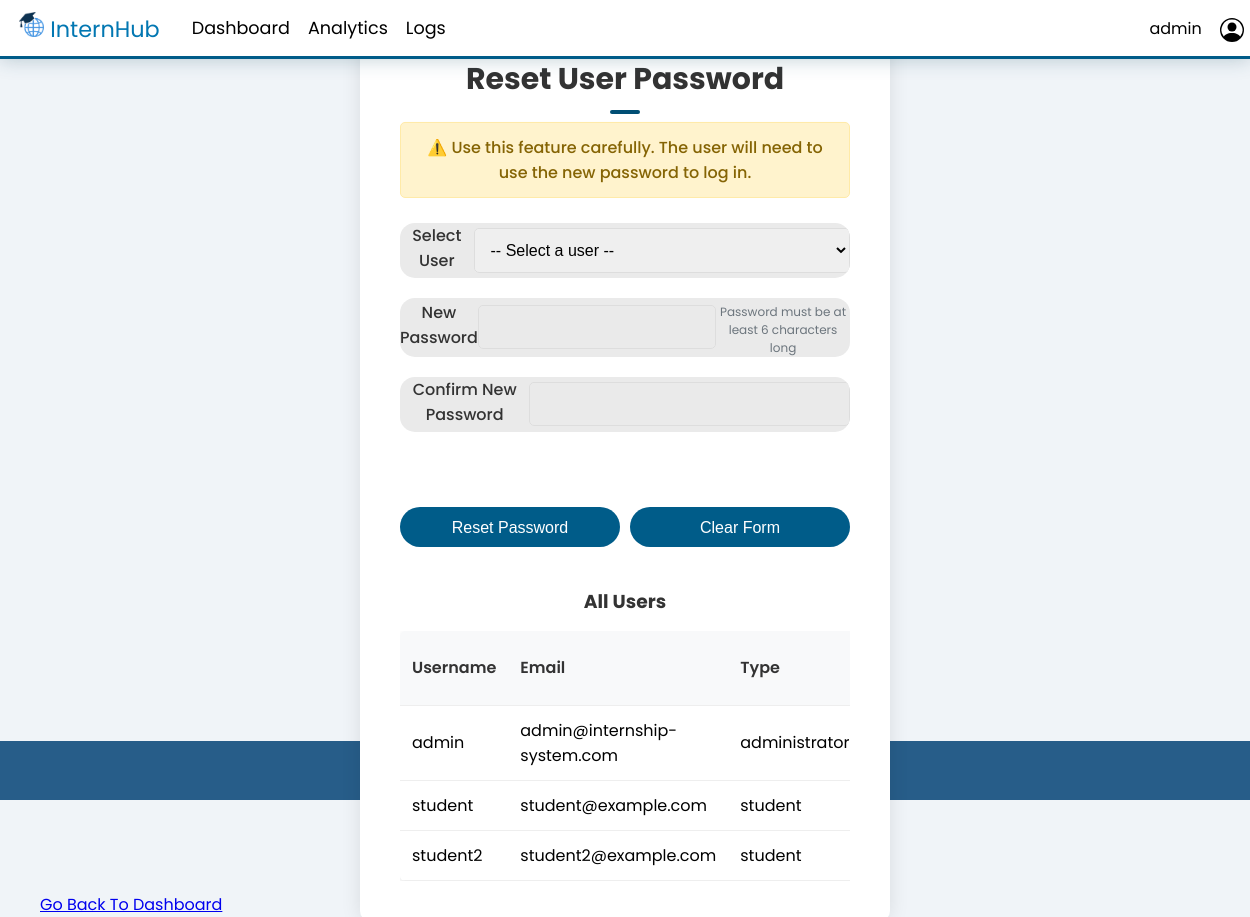
/pages/admin/reset_user_password.php (signed in), run on an earlier commit of the app's database.
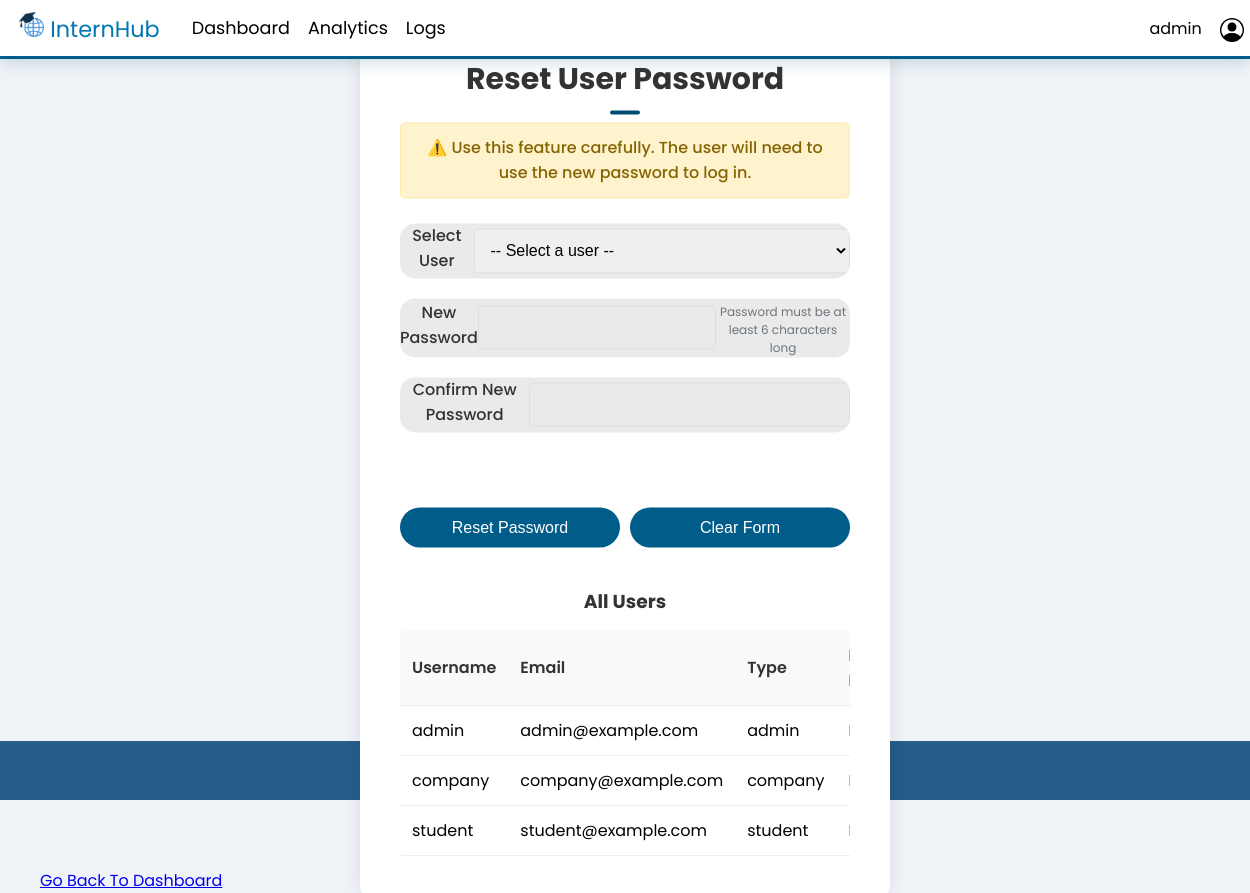
And on a later commit of the database.
### tables this page shows
CREATE TABLE users (
    user_id INT AUTO_INCREMENT PRIMARY KEY,
    username VARCHAR(50) NOT NULL UNIQUE,
    email VARCHAR(100) NOT NULL UNIQUE,
    password_hash VARCHAR(255) NOT NULL,
    user_type_id INT NOT NULL,
    last_login TIMESTAMP NULL,
    created_at TIMESTAMP DEFAULT CURRENT_TIMESTAMP,
    updated_at TIMESTAMP DEFAULT CURRENT_TIMESTAMP ON UPDATE CURRENT_TIMESTAMP,
    FOREIGN KEY (user_type_id) REFERENCES user_types(type_id)
);

CREATE TABLE user_types (
    type_id INT AUTO_INCREMENT PRIMARY KEY,
    type_name VARCHAR(50) NOT NULL UNIQUE,
    type_description TEXT,
    created_at TIMESTAMP DEFAULT CURRENT_TIMESTAMP
);

### includes/config.php (called while the page is built, shortened)
<?php
$root_path = isset($_ENV['PATH_PREFIX']) ? $_ENV['PATH_PREFIX'] : '/internship-tracker';
$pages_path = $root_path . '/pages';
$assets_path = $root_path . '/assets';
function escape($data) {
    if (isset($data)) {
        return htmlspecialchars($data, ENT_QUOTES, 'UTF-8');
    } else {
        return '';
    }
}
?>

### pages/admin/reset_user_password.php (the view, shortened to what this page needs)
<?php
require_once '../../includes/config.php';
global $pages_path, $assets_path;
require_once '../../includes/header.php';
?>
<div class="admin-container">
    <?php require_once '../../includes/admin_back_to_dash.php'; ?>
    <div class="admin-content">
        <div class="form-box">
            <h1>Reset User Password</h1>
            <p class="warning-text">⚠️ Use this feature carefully. The user will need to use the new password to log in.</p>
            <form method="POST" action="" id="adminResetForm">
                <div class="input-group">
                    <div class="input-field">
                        <label for="target_user_id">Select User</label>
                        <select id="target_user_id" name="target_user_id" required>
                            <option value="">-- Select a user --</option>
                        </select>
                    </div>
                    <div class="input-field">
                        <label for="new_password">New Password</label>
                        <input type="password" id="new_password" name="new_password" required minlength="6">
                        <small>Password must be at least 6 characters long</small>
                    </div>
                    <div class="input-field">
                        <label for="confirm_password">Confirm New Password</label>
                        <input type="password" id="confirm_password" name="confirm_password" required minlength="6">
                    </div>
                </div>
                <div class="btn-field">
                    <button type="submit" name="admin_reset_password" class="btn-primary"
                            onclick="return confirm('Are you sure you want to reset this user\'s password?')">
                        Reset Password
                    </button>
                    <button type="button" class="btn-secondary" onclick="clearForm()">Clear Form</button>
                </div>
            </form>
            <div class="user-list">
                <h3>All Users</h3>
                <div class="users-table">
                    <table>
                        <thead>
                            <tr>
                                <th>Username</th>
                                <th>Email</th>
                                <th>Type</th>
                                <th>Last Login</th>
                            </tr>
                        </thead>
                        <tbody>
                            <?php
                            $users_with_login_sql = "SELECT u.username, u.email, ut.type_name, u.last_login
                                                   FROM users u
                                                   JOIN user_types ut ON u.user_type_id = ut.type_id
                                                   ORDER BY u.username";
                            $users_with_login_stmt = $db->prepare($users_with_login_sql);
                            $users_with_login_stmt->execute();
                            $users_with_login = $users_with_login_stmt->fetchAll();
                            foreach ($users_with_login as $user):
                            ?>
                                <tr>
                                    <td><?php echo escape($user['username']); ?></td>
                                    <td><?php echo escape($user['email']); ?></td>
                                    <td><?php echo escape($user['type_name']); ?></td>
                                    <td><?php echo $user['last_login'] ? date('Y-m-d H:i', strtotime($user['last_login'])) : 'Never'; ?></td>
                                </tr>
                            <?php endforeach; ?>
                        </tbody>
                    </table>
                </div>
            </div>
        </div>
    </div>
</div>
<?php
require_once '../../includes/footer.php';
?>

### includes/header.php (shortened to what this page needs)
<?php
require_once 'config.php';
global $root_path, $pages_path, $assets_path;
?>
<!DOCTYPE html>
<html lang="en">
<head>
    <link rel="stylesheet" href="<?php echo $assets_path; ?>/css/style.css">
</head>
<body>
    <header>
        <div class="nav-container">
            <nav class="nav-bar">
                <div class="nav-brand">
                    <a class="nav-brand-link" href="<?php echo $root_path; ?>/index.php">
                        <img src="<?php echo $assets_path; ?>/images/logo.webp" class="nav-brand-logo" alt="InternHub Logo">
                        <span class="nav-brand-name">InternHub</span>
                    </a>
                </div>
                <div class="nav-links-container">
                    <div class="nav-links">
                        <?php if (isset($_SESSION['role'])): ?>
                            <?php if ($_SESSION['role'] === 'student'): ?>
                                <a href="<?php echo $pages_path; ?>/student/profile.php">My Profile</a>
                                <a href="<?php echo $pages_path; ?>/student/find_internships.php">Find Internships</a>
                                <a href="<?php echo $pages_path; ?>/student/my_applications.php">My Applications</a>
                            <?php elseif ($_SESSION['role'] === 'admin'): ?>
                                <a href="<?php echo $pages_path; ?>/admin/index.php">Dashboard</a>
                                <a href="<?php echo $pages_path; ?>/admin/analytics.php">Analytics</a>
                                <a href="<?php echo $pages_path; ?>/admin/system_logs.php">Logs</a>
                            <?php endif; ?>
                        <?php endif; ?>
                    </div>
                    <div class="nav-user nav-links dropdown">
                        <?php if (isset($_SESSION['role'])): ?>
                            <span class="nav-user-name">
                                <?php echo escape($_SESSION['username']); ?>
                            </span>
                            <span class="nav-user-icon">
                            </span>
                        <?php endif; ?>
                    </div>
                </div>
            </nav>
        </div>
    </header>
    <div class="main-container">
        <div class="content">

### includes/admin_back_to_dash.php
<?php
require_once 'config.php';
global $pages_path;
?>
            <div class="gbt-dash">
                <a href="<?php echo $pages_path; ?>/admin/index.php">Go Back To Dashboard</a>
            </div>

### includes/footer.php
        </div>
    </div>
    <footer>
        <p>&copy; <?php echo date('Y'); ?> InternHub. All Rights Reserved.</p>
    </footer>
</body>
</html>

### assets/css/style.css (style rules this page uses)
body { font-family: 'Poppins', sans-serif; margin: 0; padding: 0; background-color: #f0f4f8; min-height: 100vh; display: flex; flex-direction: column; }
.main-container { flex: 1 0 auto; display: flex; flex-direction: column; }
.content { flex: 1; margin-top: 7dvh; padding: 20px; }
footer { width: 100%; color: rgb(248, 252, 255); background-color: rgb(39, 93, 137); text-align: center; padding: 1px 0 1px 0; flex-shrink: 0; }
.nav-container { display: flex; align-items: center; justify-content: space-between; background-color: #ffffff; top: 0; left: 0; width: 100%; height: fit-content; border-bottom: rgb(0, 92, 137) 3px solid; box-shadow: 0px 0px 20px 0px rgba(36, 86, 107, 0.29); position: fixed; z-index: 1001; }
.nav-bar { display: flex; align-items: center; width: 100%; height: 7dvh; z-index: 1002; }
.nav-brand { display: flex; align-items: center; gap: 10px; color: rgb(0, 92, 137); font-size: 1.5rem; text-decoration: none; margin-left: 1.5dvw; }
.nav-brand-logo { height: 25px; width: 25px; border-radius: 8px; }
.nav-brand-link { text-decoration: inherit; color: inherit; }
.nav-brand-name { text-decoration: inherit; font-size: 1.4rem; color: rgb(2, 119, 178); }
.nav-links-container { display: flex; align-items: center; flex: 1; }
.nav-links { display: flex; align-items: center; gap: 18px; margin-left: 32px; }
.nav-links a { color: rgb(0, 0, 0); font-size: 1.1rem; transition: color 0.2s ease; text-decoration: none; }
.nav-user { display: flex; align-items: center; justify-content: flex-end; margin-left: auto; }
.nav-user-icon { padding-right: 0.5dvw; font-size: 2.4rem; cursor: pointer; }
.nav-user-name { font-size: 1rem; position: relative; }
.dropdown { position: relative; }
.form-box { width: 90%; max-width: 450px; position: absolute; top: 50%; left: 50%; transform: translate(-50%, -50%); background: #fff; padding: 20px 50px 40px; text-align: center; border-radius: 45px; box-shadow: 12px 12px 12px rgba(0, 0, 0, 0.1); }
.form-box h1 { font-size: 30px; margin-bottom: 60px; color: rgb(0, 92, 137); position: relative; }
.form-box h1::after { content: ''; width: 30px; height: 4px; border-radius: 5px; background: rgb(0, 78, 116); position: absolute; bottom: -12px; left: 50%; transform: translate(-50%); }
.input-field { background: #eaeaea; margin: 15px 0; border-radius: 15px; display: flex; align-items: center; max-height: 65px; transition: max-height 0.5s; overflow: hidden; }
input { width: 100%; background: transparent; border: 0; outline: 0; padding: 18px 15px; }
.btn-field { width: 100%; display: flex; justify-content: space-between; }
.btn-field button, .btn-field-center button { flex-basis: 48%; background: rgb(0, 92, 137); color: #fff; height: 40px; border-radius: 20px; border: 0; outline: 0; cursor: pointer; transition: background 1s; }
.input-group { height: fit-content; padding-bottom: 30px; }
.gbt-dash { position: absolute; bottom: 0; width: 100%; }
.btn-primary { color: #fff; background-color: rgb(0, 92, 137); border-color: rgb(0, 92, 137); }

What changed in the data, as far as the page shows it:
changed users "admin": email "admin@internship-system.com" → "admin@example.com"; user_type.type_name "administrator" → "admin"
changed users: username "student2" → "company"; email "student2@example.com" → "company@example.com"; user_type.type_name "student" → "company"; moves up the list
